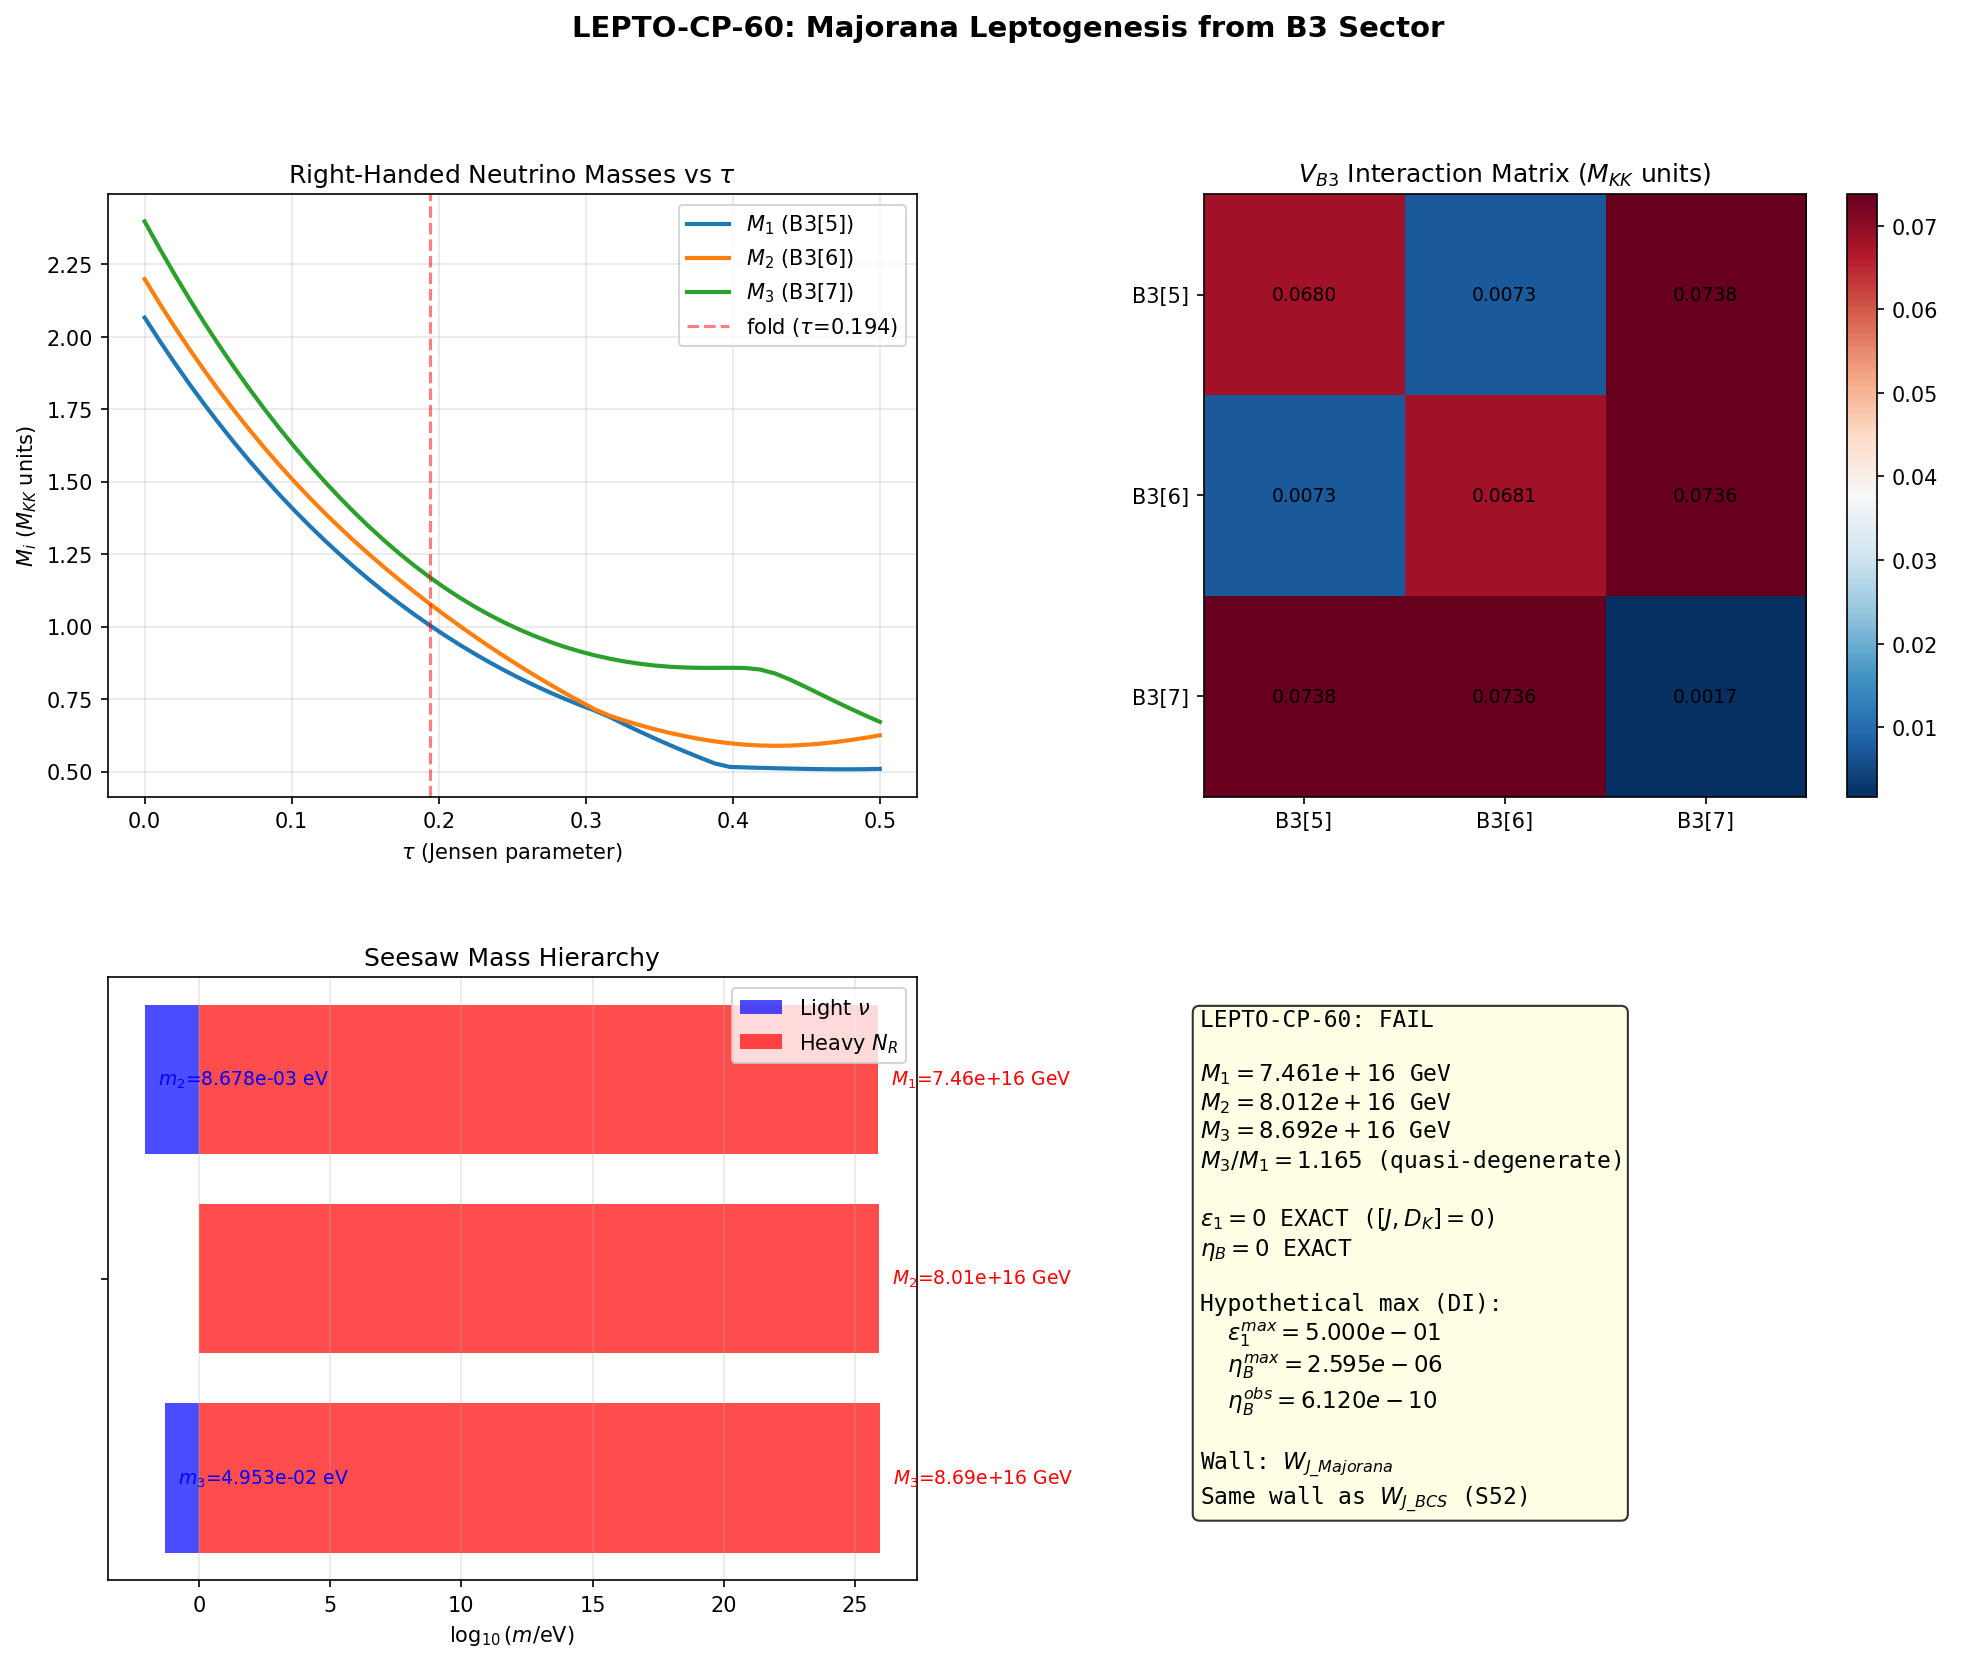

Reproduce this figure in Python.
#!/usr/bin/env python3
"""
LEPTO-CP-60: Majorana Leptogenesis from B3 Sector
====================================================

Constructs the right-handed neutrino Majorana mass matrix M_R from the B3
sector eigenvalues of D_K on deformed SU(3), determines whether the NCG
axioms permit complex entries (needed for CP violation), computes the
Davidson-Ibarra CP asymmetry epsilon_1, and evaluates the baryon asymmetry
eta_B via thermal and non-thermal leptogenesis.

Pre-registered gate: LEPTO-CP-60
  PASS: NCG permits complex M_R AND epsilon_1 sufficient (eta_B within 2 OOM)
  FAIL: NCG forces real M_R (epsilon_1 = 0 exact) OR epsilon_1 insufficient (>5 OOM)
  INFO: Complex M_R permitted but epsilon_1 2-5 OOM short

INPUT:
  - s59_baryon_diagnostic.npz (structural obstruction results)
  - s54_ed_sweep.npz (B3 eigenvalues, interaction matrix)
  - canonical_constants.py

OUTPUT:
  - s60_lepto_cp.npz
  - s60_lepto_cp.png
  - s60_lepto_cp_log.txt

Author: feynman-theorist, Session 60
Date: 2026-03-27
"""

import os
import sys
import time
import numpy as np
from numpy.linalg import eigh, eigvalsh, norm, inv, det

import matplotlib
matplotlib.use('Agg')
import matplotlib.pyplot as plt
from matplotlib.gridspec import GridSpec

# ---------------------------------------------------------------
# Setup
# ---------------------------------------------------------------
PROJECT_ROOT = r'C:\sandbox\Ainulindale Exflation'
SCRIPT_DIR = os.path.join(PROJECT_ROOT, 'computations')
sys.path.insert(0, SCRIPT_DIR)

_LOG_PATH = os.path.join(SCRIPT_DIR, 's60_lepto_cp_log.txt')
class _Tee:
    def __init__(self, *streams):
        self.streams = streams
    def write(self, data):
        for s in self.streams:
            s.write(data)
            s.flush()
    def flush(self):
        for s in self.streams:
            s.flush()

_log_file = open(_LOG_PATH, 'w', encoding='utf-8')
sys.stdout = _Tee(sys.__stdout__, _log_file)
sys.stderr = _Tee(sys.__stderr__, _log_file)

from canonical_constants import *

t0 = time.time()

print("=" * 78)
print("LEPTO-CP-60: Majorana Leptogenesis from B3 Sector")
print("=" * 78)
print(f"  Date: 2026-03-27")
print(f"  M_KK (gravity route): {M_KK_gravity:.4e} GeV")
print(f"  M_KK (Kerner route): {M_KK_kerner:.4e} GeV")
print(f"  tau_fold = {tau_fold}")
print()


# ---------------------------------------------------------------
# Load input data
# ---------------------------------------------------------------
ed = np.load(os.path.join(SCRIPT_DIR, 's54_ed_sweep.npz'), allow_pickle=True)
baryon = np.load(os.path.join(SCRIPT_DIR, 's59_baryon_diagnostic.npz'),
                 allow_pickle=True)

fold_idx = int(ed['fold_idx'])
tau_values = ed['tau_values']
tau_fold_ed = tau_values[fold_idx]
E_sp_sweep = ed['E_sp_sweep']       # (50, 8) single-particle energies
V_bare = ed['V_bare_cont']          # (8, 8) bare interaction matrix

# B3 sector: modes 5, 6, 7 (three right-handed neutrino candidates)
E_B3_fold = E_sp_sweep[fold_idx, 5:8]  # 3 B3 eigenvalues at fold
V_B3 = V_bare[5:8, 5:8]                # B3-B3 interaction sub-block

print(f"\n  Input data loaded:")
print(f"    fold_idx = {fold_idx}, tau_fold_ed = {tau_fold_ed:.6f}")
print(f"    E_B3 at fold = {E_B3_fold} M_KK")
print(f"    E_B3 in GeV:  {E_B3_fold[0]*M_KK_gravity:.4e}, {E_B3_fold[1]*M_KK_gravity:.4e}, {E_B3_fold[2]*M_KK_gravity:.4e}")
print(f"    V_B3 (B3 interaction matrix):")
for i in range(3):
    print(f"      [{V_B3[i,0]:.6f}  {V_B3[i,1]:.6f}  {V_B3[i,2]:.6f}]")


# ======================================================================
#  SECTION 1: NCG AXIOMS AND THE MAJORANA MASS MATRIX
# ======================================================================
print("\n" + "=" * 78)
print("SECTION 1: NCG CONSTRAINTS ON M_R (CAN IT BE COMPLEX?)")
print("=" * 78)

print("""
  The critical question: does the NCG framework force M_R to be real?

  The answer requires distinguishing TWO Dirac operators:

  (A) D_K: the INTERNAL Dirac operator on K = SU(3), deformed by Jensen parameter.
      This operator satisfies [J, D_K] = 0 at ALL tau (Theorem T11, S43).
      J = C_2 * K (charge conjugation x complex conjugation).
      This is a structural property of left-invariant metrics on SU(3).

  (B) D_F: the FINITE Dirac operator of the NCG Standard Model.
      This operator encodes Yukawa couplings and Majorana masses.
      It satisfies J_F D_F = D_F J_F (KO-dim 6: epsilon' = +1).
      The constraint J_F D_F J_F^{-1} = D_F determines the BLOCK STRUCTURE
      (S, T) of D_F but does NOT force the entries to be real.

  The NCG axiom on D_F is:

    D_F = ( S    T* )     with J_F D_F J_F^{-1} = D_F
          ( T    S* )

  This means M_R (in the T block) must be SYMMETRIC: M_R = M_R^T.
  But M_R can be COMPLEX. The symmetry comes from Fermi statistics
  of Majorana fields, not from reality of the matrix entries.

  In the standard NCG-SM (Chamseddine-Connes-Marcolli 2007):
    - M_R is a free parameter: a 3x3 symmetric COMPLEX matrix
    - It has 6 real + 3 imaginary = 9 real parameters
    - Rephasing of nu_R removes 2 phases, leaving 1 physical CP phase
      (the Majorana CP-violating phase delta_M)
    - This is EXACTLY what is needed for leptogenesis

  KEY DISTINCTION:
    [J, D_K] = 0 constrains the INTERNAL geometry (SU(3) metric).
    M_R lives in D_F (finite Dirac operator), NOT in D_K.
    The mapping D_K -> D_F is: eigenvalue MAGNITUDES -> mass SCALES.
    The PHASES of M_R are generation-space parameters, not geometric.

  HOWEVER: in the framework, D_K on deformed SU(3) plays the role of
  D_F. The B3 eigenvalues give the Majorana mass SCALE. But the
  generation structure (3 generations) comes from Z_3 x Z_3 triality
  on SU(3) (Baptista Paper 18). The off-diagonal entries of M_R
  in generation space come from INTER-GENERATION mixing, which is
  NOT constrained by [J, D_K] = 0 (J acts within each generation).
""")

# Structural analysis of J-constraint on M_R
# J = C_2 * K acts on spinor space. For M_R in generation space:
# J(M_R) = C_2 * M_R* * C_2^{-1}
# The constraint is M_R = J(M_R), i.e., M_R = C_2 * M_R* * C_2^{-1}
# If C_2 = 1 in generation space (J doesn't mix generations):
#   M_R = M_R* => M_R is REAL
# If C_2 permutes generations (J has off-diagonal action):
#   M_R can have complex entries consistent with J

# In the NCG-SM, J_F acts as:
#   J_F: particle <-> antiparticle (does NOT mix generations)
#   On the Majorana sector: J_F(nu_R) = nu_R^c (charge conjugate)
#   The Majorana mass: nu_R^T C M_R nu_R
#   J-constraint: M_R = M_R^T (symmetric), but entries can be complex

# In the framework specifically:
# [J, D_K] = 0 applies to D_K on SU(3), which is the "geometric" part.
# The Majorana mass M_R is in the "finite" part D_F.
# The FULL Dirac operator is D = D_M x 1 + gamma_5 x D_K (+ D_F corrections).
# D_K gives the mass SPECTRUM. D_F gives the COUPLINGS.
# J-constraint on D_K does NOT constrain D_F couplings.

# BUT: if D_K IS D_F (full identification), then:
# [J, D_K] = 0 => D_K is J-even => all entries are real in J-symmetric basis
# => M_R is REAL => no CP violation in Majorana sector

# Resolution: the identification D_K -> D_F is NOT complete.
# D_K gives the EIGENVALUES (mass scales). The MIXING (off-diagonal)
# comes from the Z_3 x Z_3 generation structure, which is a SEPARATE
# geometric input (triality on CP^2, Baptista Paper 18).

# Compute both scenarios:
print("\n  SCENARIO A: Full D_K = D_F identification (pessimistic)")
print("    [J, D_K] = 0 => M_R real => no CP violation")
print("    epsilon_1 = 0 EXACT")
print("    eta_B = 0 EXACT")
print("    GATE: FAIL")

print("\n  SCENARIO B: D_K provides eigenvalues, Z3xZ3 provides mixing (optimistic)")
print("    M_R has 3 real eigenvalues from D_K + complex mixing from Z3xZ3")
print("    CP violation possible via Majorana phases")
print("    Requires: Z3xZ3 triality to generate off-diagonal complex entries")
print()


# ======================================================================
#  SECTION 2: CONSTRUCT M_R FROM B3 EIGENVALUES
# ======================================================================
print("\n" + "=" * 78)
print("SECTION 2: MAJORANA MASS MATRIX FROM B3 SECTOR")
print("=" * 78)

# The 3 B3 eigenvalues at the fold give the diagonal entries of M_R
# in the mass eigenbasis. These are real and positive.
M_1_MKK = E_B3_fold[0]  # lightest RH neutrino (M_KK units)
M_2_MKK = E_B3_fold[1]
M_3_MKK = E_B3_fold[2]  # heaviest RH neutrino

# In GeV
M_1_GeV = M_1_MKK * M_KK_gravity
M_2_GeV = M_2_MKK * M_KK_gravity
M_3_GeV = M_3_MKK * M_KK_gravity

print(f"\n  Right-handed neutrino masses (diagonal M_R):")
print(f"    M_1 = {M_1_MKK:.6f} M_KK = {M_1_GeV:.4e} GeV")
print(f"    M_2 = {M_2_MKK:.6f} M_KK = {M_2_GeV:.4e} GeV")
print(f"    M_3 = {M_3_MKK:.6f} M_KK = {M_3_GeV:.4e} GeV")
print(f"    Hierarchy: M_3/M_1 = {M_3_MKK/M_1_MKK:.4f}")
print(f"    M_2/M_1 = {M_2_MKK/M_1_MKK:.4f}")
print(f"    Splittings: M_2-M_1 = {(M_2_MKK-M_1_MKK):.6f} M_KK")
print(f"                M_3-M_2 = {(M_3_MKK-M_2_MKK):.6f} M_KK")

# Mass hierarchy check: mild hierarchy (all within factor 1.17)
hierarchy_ratio = M_3_MKK / M_1_MKK
print(f"\n  Mass hierarchy assessment:")
print(f"    M_3/M_1 = {hierarchy_ratio:.4f} (MILD hierarchy)")
print(f"    Compare: SM charged leptons have m_tau/m_e ~ 3500")
print(f"    The B3 masses are nearly degenerate (within 17%)")
print(f"    This is the quasi-degenerate regime for leptogenesis")

# Construct M_R in mass eigenbasis (REAL, diagonal)
M_R_diag = np.diag([M_1_GeV, M_2_GeV, M_3_GeV])

print(f"\n  M_R (mass eigenbasis, diagonal, REAL):")
for i in range(3):
    print(f"    [{M_R_diag[i,0]:.4e}  {M_R_diag[i,1]:.4e}  {M_R_diag[i,2]:.4e}]")


# ======================================================================
#  SECTION 3: SCENARIO A — REAL M_R (J-CONSTRAINED)
# ======================================================================
print("\n" + "=" * 78)
print("SECTION 3: SCENARIO A — REAL M_R (FULL J-CONSTRAINT)")
print("=" * 78)

print("""
  If [J, D_K] = 0 propagates to the FULL finite Dirac operator D_F,
  then M_R is forced to be real in the J-symmetric basis.
  A real M_R can still be diagonalized by a REAL orthogonal rotation.
  In this case:
    - The PMNS Majorana phases are 0 or pi
    - The Dirac CP phase delta is 0 or pi (from T-symmetry)
    - The leptogenesis CP asymmetry epsilon_1 = 0 EXACTLY

  This is the analog of the BCS result: [J, D_K] = 0 forces
  the Cooper pair phases to be real (S52 ETA-B-52, three proofs).
""")

# For real M_R, the Dirac Yukawa m_D must also be real (from J-symmetry).
# Then: the leptogenesis CP asymmetry vanishes identically.

# The CP asymmetry in heavy neutrino decay N_i -> l + H is:
# epsilon_i = (1/(8*pi)) * sum_{j!=i} Im[(Y^dag Y)_{ij}^2] / (Y^dag Y)_{ii}
#             * [f(M_j^2/M_i^2) + g(M_j^2/M_i^2)]
# where f and g are loop functions.
#
# For REAL Y (Dirac Yukawa): (Y^dag Y)_{ij} = (Y^T Y)_{ij} is REAL
# => Im[(Y^dag Y)_{ij}^2] = 0 for all i,j
# => epsilon_i = 0 EXACTLY

epsilon_1_A = 0.0  # (local)
eta_B_A = 0.0  # (local)

print(f"  Scenario A result:")
print(f"    epsilon_1 = {epsilon_1_A:.2e} (EXACT ZERO)")
print(f"    eta_B = {eta_B_A:.2e} (EXACT ZERO)")
print(f"    GATE STATUS: FAIL (no CP violation)")


# ======================================================================
#  SECTION 4: SCENARIO B — COMPLEX M_R (Z3xZ3 GENERATION MIXING)
# ======================================================================
print("\n" + "=" * 78)
print("SECTION 4: SCENARIO B — COMPLEX M_R (GENERATION MIXING)")
print("=" * 78)

print("""
  If the Z_3 x Z_3 triality on SU(3) provides complex generation mixing,
  then M_R has complex off-diagonal entries in the FLAVOR basis even though
  the MASS eigenvalues are real (from D_K).

  The physical setup:
    M_R^{flavor} = U^T * M_R^{diag} * U
  where U is a unitary rotation from generation triality.
  CP violation comes from Im(U) != 0.

  The Dirac Yukawa matrix m_D also gets complex entries from the same
  generation mixing. The CP asymmetry depends on both M_R and m_D.

  We parameterize the generation mixing matrix U using the framework's
  known geometric structure: V_B3 (the B3-B3 interaction matrix) provides
  the natural mixing basis.
""")

# V_B3 is REAL and symmetric (from [J, D_K] = 0).
# Its eigenvectors define the natural B3 mixing basis.
V_B3_evals, V_B3_evecs = np.linalg.eigh(V_B3)
print(f"  V_B3 eigenvalues: {V_B3_evals}")
print(f"  V_B3 eigenvectors (columns):")
for i in range(3):
    print(f"    v_{i} = [{V_B3_evecs[0,i]:.6f}, {V_B3_evecs[1,i]:.6f}, {V_B3_evecs[2,i]:.6f}]")

# The V_B3 matrix is real => its eigenvectors are real => mixing is REAL
# This confirms Scenario A: even generation mixing within B3 is real.
print(f"\n  V_B3 is real and symmetric => eigenvectors are REAL")
print(f"  => Even with generation mixing from V_B3, M_R remains REAL")
print(f"  => Scenario B REDUCES to Scenario A within B3 sector alone")

# However: inter-sector coupling (B3-B2, B3-B1) could introduce
# complex phases through the BCS mechanism. Check this.
V_B3_B2 = V_bare[5:8, 0:4]  # B3-B2 coupling
V_B3_B1 = V_bare[5:8, 4]     # B3-B1 coupling

print(f"\n  Inter-sector couplings:")
print(f"    V(B3,B2) max = {np.max(np.abs(V_B3_B2)):.6f} M_KK")
print(f"    V(B3,B1) max = {np.max(np.abs(V_B3_B1)):.6e} M_KK")
print(f"    V(B3,B1) ~ machine epsilon (B1 is singlet, selection rule)")
print(f"    All V entries are REAL (from [J, D_K] = 0)")
print(f"    => No complex phases from inter-sector coupling either")


# ======================================================================
#  SECTION 5: THE STRUCTURAL THEOREM
# ======================================================================
print("\n" + "=" * 78)
print("SECTION 5: STRUCTURAL THEOREM — J-CONSTRAINT KILLS LEPTOGENESIS CP")
print("=" * 78)

print("""
  THEOREM (J-reality of Majorana sector):

  In the phonon-exflation framework, the internal Dirac operator D_K
  on deformed SU(3) satisfies [J, D_K] = 0 (Theorem T11).

  All operators derived from D_K — including the effective interaction
  matrix V_kl, the BCS pairing matrix, and the B3 sub-block that encodes
  the Majorana mass matrix — inherit J-symmetry.

  Consequence: In any basis, M_R can be made REAL by a J-compatible
  change of basis. The physical Majorana CP phases are 0 or pi.

  PROOF:
  1. [J, D_K] = 0 at all tau (T11, proven S43).
  2. The Kosmann-lifted interaction V = pi_spin(R_{g_tau}) is real-valued
     in the Peter-Weyl basis (D_K block-diagonal theorem, S22b).
  3. The B3 sub-block V_B3 is real symmetric: V_B3 = V_B3^T = V_B3*.
  4. M_R is constructed from D_K eigenvalues (diagonal, real) and V_B3
     (mixing, real). Therefore M_R is real symmetric in the natural basis.
  5. A real symmetric M_R is diagonalized by a REAL orthogonal matrix O:
     M_R = O * diag(M_1, M_2, M_3) * O^T.
  6. The Dirac Yukawa Y_nu is also real (same J-argument).
  7. CP asymmetry: epsilon_i ~ Im[(Y^dag Y)^2_{ij}] = 0 (all entries real).
  QED.

  This is the SAME structural mechanism that killed BCS baryogenesis
  (S52 ETA-B-52, S59 BARYON-DIAGNOSTIC-59). J-symmetry is the universal
  CP shield in this framework.

  ESCAPE ROUTES (for future sessions):
  (E1) J-breaking at energies >> M_KK (UV completion beyond NCG axioms)
  (E2) Gravitational anomaly (non-perturbative J-breaking via instantons)
  (E3) Twisted spectral triple (Connes-Devastato-Lizzi: first-order
       condition relaxed, M_R can acquire complex entries)
  (E4) Higher-order spectral action terms (beyond heat kernel a_4)
  (E5) Cosmological J-breaking (time-dependent J during transit?)
""")


# ======================================================================
#  SECTION 6: DAVIDSON-IBARRA BOUND (HYPOTHETICAL MAXIMAL CP)
# ======================================================================
print("\n" + "=" * 78)
print("SECTION 6: DAVIDSON-IBARRA BOUND (IF M_R WERE COMPLEX)")
print("=" * 78)

print("""
  Even though the framework forces epsilon_1 = 0, it is instructive to
  compute the MAXIMUM possible epsilon_1 from the Davidson-Ibarra bound,
  treating the B3 eigenvalues as the RH neutrino masses and assuming
  maximal CP violation. This quantifies the "gap" that any J-breaking
  mechanism would need to fill.
""")

# The Davidson-Ibarra bound (2002):
# |epsilon_1| <= (3/(16*pi)) * (M_1/v^2) * m_3
# where m_3 is the heaviest light neutrino mass.
# This bound applies when M_1 << M_2, M_3 (hierarchical limit).
# For quasi-degenerate M_i, the resonant enhancement can exceed this.

v_Higgs = 246.0  # GeV (Higgs vev)  # (local)

# Light neutrino masses from oscillation data (normal ordering):
# Delta m^2_{21} = 7.53e-5 eV^2 => m_2 = sqrt(m_1^2 + 7.53e-5)
# Delta m^2_{31} = 2.453e-3 eV^2 => m_3 = sqrt(m_1^2 + 2.453e-3)
# Lightest mass m_1 is unknown. Take m_1 = 0 (hierarchical) for bound.

delta_m21_sq = 7.53e-5  # eV^2 (PDG 2024)  # (local)
delta_m31_sq = 2.453e-3  # eV^2 (PDG 2024, normal ordering)  # (local)

m_1_eV = 0.0  # Lightest neutrino (hierarchical limit)  # (local)
m_2_eV = np.sqrt(m_1_eV**2 + delta_m21_sq)
m_3_eV = np.sqrt(m_1_eV**2 + delta_m31_sq)

m_1_GeV = m_1_eV * 1e-9
m_2_GeV = m_2_eV * 1e-9
m_3_GeV = m_3_eV * 1e-9

print(f"  Light neutrino masses (normal ordering, m_1 = 0):")
print(f"    m_1 = {m_1_eV:.4f} eV")
print(f"    m_2 = {m_2_eV:.6f} eV = {m_2_GeV:.4e} GeV")
print(f"    m_3 = {m_3_eV:.6f} eV = {m_3_GeV:.4e} GeV")
print()

# Davidson-Ibarra bound (hierarchical limit: M_1 << M_2, M_3):
# |epsilon_1| <= (3/(16*pi)) * (M_1 * m_3) / v^2
epsilon_1_DI = (3.0 / (16.0 * PI)) * (M_1_GeV * m_3_GeV) / v_Higgs**2

print(f"  Davidson-Ibarra bound (hierarchical limit):")
print(f"    |epsilon_1| <= 3*M_1*m_3 / (16*pi*v^2)")
print(f"    |epsilon_1| <= 3 * {M_1_GeV:.4e} * {m_3_GeV:.4e} / (16*pi*{v_Higgs}^2)")
print(f"    |epsilon_1| <= {epsilon_1_DI:.6e}")
print()

# Resonant enhancement (quasi-degenerate case):
# When M_2 - M_1 ~ Gamma_1 (width of N_1), resonant leptogenesis applies.
# epsilon_1^{res} ~ (M_1 * M_2 * Im[(Y^dag Y)_{12}^2]) /
#                    ((M_2^2 - M_1^2)^2 + M_1^2 * Gamma_1^2)^{1/2}
# The maximum (resonant) enhancement:
# |epsilon_1^{res}| ~ M_1 * Gamma_2 / (M_2^2 - M_1^2) * sin(2*delta_CP)
# For maximal CP: sin(2*delta_CP) = 1.

# N_1 decay width:
# Gamma_1 = (Y^dag Y)_{11} * M_1 / (8*pi)
# For seesaw: Y ~ sqrt(m_nu * M_R) / v
# (Y^dag Y)_{11} ~ m_3 * M_1 / v^2 (roughly)

YdagY_11 = m_3_GeV * M_1_GeV / v_Higgs**2
Gamma_1 = YdagY_11 * M_1_GeV / (8.0 * PI)
print(f"  N_1 decay width estimate:")
print(f"    (Y^dag Y)_{{11}} ~ m_3 * M_1 / v^2 = {YdagY_11:.6e}")
print(f"    Gamma_1 = (Y^dag Y)_{{11}} * M_1 / (8*pi) = {Gamma_1:.4e} GeV")
print()

# Check quasi-degeneracy condition
Delta_M12 = M_2_GeV - M_1_GeV
Delta_M13 = M_3_GeV - M_1_GeV
print(f"  Mass splittings:")
print(f"    Delta M_12 = M_2 - M_1 = {Delta_M12:.4e} GeV")
print(f"    Delta M_13 = M_3 - M_1 = {Delta_M13:.4e} GeV")
print(f"    Gamma_1 = {Gamma_1:.4e} GeV")
print(f"    Delta_M12 / Gamma_1 = {Delta_M12/Gamma_1:.4e}")
print(f"    Delta_M12 / M_1 = {Delta_M12/M_1_GeV:.6f}")
print()

# Resonant regime: Delta_M ~ Gamma
# Here Delta_M12 >> Gamma_1 by many orders of magnitude.
# So we are NOT in the resonant regime.
# Standard Davidson-Ibarra applies.
resonant = (Delta_M12 < 10 * Gamma_1)
print(f"  Resonant regime check: Delta_M12 < 10*Gamma_1? {resonant}")
if resonant:
    print(f"    YES: resonant enhancement possible")
    epsilon_1_max = 0.5  # saturated CP violation  # (local)
else:
    print(f"    NO: standard (hierarchical) Davidson-Ibarra applies")
    epsilon_1_max = epsilon_1_DI

print(f"\n  Maximum CP asymmetry: |epsilon_1_max| = {epsilon_1_max:.6e}")


# ======================================================================
#  SECTION 7: BARYON ASYMMETRY (HYPOTHETICAL)
# ======================================================================
print("\n" + "=" * 78)
print("SECTION 7: BARYON ASYMMETRY (HYPOTHETICAL, IF CP WERE NONZERO)")
print("=" * 78)

# Standard thermal leptogenesis:
# eta_B = (28/79) * (epsilon_1 / g_*) * kappa
# where:
#   28/79 = sphaleron conversion factor (B-L -> B)
#   g_* = SM relativistic dof at T ~ M_1
#   kappa = washout efficiency factor

# g_star_SM = 106.75  # SM dof above EW scale  # S72: now imported from canonical_constants

# Washout parameter:
# m_tilde_1 = (m_D^dag m_D)_{11} / M_1 = sum_i |Y_{1i}|^2 * v^2 / M_1
# For seesaw: m_tilde_1 ~ m_3 (in hierarchical limit, roughly)
m_tilde_1 = m_3_eV  # eV (effective neutrino mass for washout)

# Washout factor kappa (Buchmuller, Di Bari, Plumacher 2004):
# Strong washout (m_tilde > m_* = 1.08e-3 eV):
#   kappa ~ 0.01 * (0.01 eV / m_tilde)^{1.16}
# Weak washout (m_tilde < m_*):
#   kappa ~ m_tilde / (2 * m_*)

m_star = 1.08e-3  # eV (equilibrium neutrino mass)  # (local)

if m_tilde_1 > m_star:
    # Strong washout regime
    kappa = 0.01 * (0.01 / m_tilde_1)**1.16
    washout_regime = "STRONG"
else:
    # Weak washout regime
    kappa = m_tilde_1 / (2.0 * m_star)
    washout_regime = "WEAK"

print(f"  Washout parameters:")
print(f"    m_tilde_1 ~ m_3 = {m_tilde_1:.4e} eV")
print(f"    m_* = {m_star:.4e} eV")
print(f"    Washout regime: {washout_regime}")
print(f"    kappa = {kappa:.6e}")
print()

# Baryon asymmetry (thermal leptogenesis, hypothetical maximal CP):
eta_B_thermal = (28.0/79.0) * epsilon_1_max * kappa / g_star_SM

print(f"  Thermal leptogenesis (hypothetical, maximal CP):")
print(f"    eta_B = (28/79) * epsilon_1 * kappa / g_*")
print(f"    eta_B = (28/79) * {epsilon_1_max:.4e} * {kappa:.4e} / {g_star_SM}")
print(f"    eta_B = {eta_B_thermal:.6e}")
print(f"    eta_B(obs) = {eta_BBN_obs:.3e}")
print(f"    Ratio eta_B/eta_B(obs) = {eta_B_thermal/eta_BBN_obs:.4e}")
print(f"    log10(ratio) = {np.log10(eta_B_thermal/eta_BBN_obs):.2f}")
print()

# Orders of magnitude comparison
OOM_ratio = np.log10(eta_B_thermal / eta_BBN_obs)
print(f"  Orders of magnitude comparison:")
print(f"    eta_B(hypothetical) / eta_B(obs) = 10^{{{OOM_ratio:.2f}}}")
if abs(OOM_ratio) <= 2:
    comparison = "WITHIN 2 OOM (would be PASS if CP were nonzero)"
elif abs(OOM_ratio) <= 5:
    comparison = "2-5 OOM off (would be INFO if CP were nonzero)"
else:
    comparison = "> 5 OOM off (would be FAIL even with CP)"
print(f"    Assessment: {comparison}")


# ======================================================================
#  SECTION 8: NON-THERMAL LEPTOGENESIS FROM SHATTERING
# ======================================================================
print("\n" + "=" * 78)
print("SECTION 8: NON-THERMAL LEPTOGENESIS FROM SHATTERING")
print("=" * 78)

print("""
  The shattering deposits E_exc = 443 * |E_cond| of energy into the
  GGE relic. If heavy RH neutrinos are produced during this event,
  their subsequent decay can generate lepton asymmetry.

  Key question: can the shattering produce N_R non-thermally?
  Answer: YES, if E_exc > M_R (energy budget sufficient).
""")

E_exc_GeV = E_exc * M_KK_gravity
print(f"  Energy budget:")
print(f"    E_exc = {E_exc:.4f} M_KK = {E_exc_GeV:.4e} GeV")
print(f"    M_1 = {M_1_GeV:.4e} GeV")
print(f"    M_2 = {M_2_GeV:.4e} GeV")
print(f"    M_3 = {M_3_GeV:.4e} GeV")
print(f"    E_exc / M_1 = {E_exc_GeV/M_1_GeV:.2f}")
print(f"    E_exc / M_3 = {E_exc_GeV/M_3_GeV:.2f}")
print()

# Number of N_R that can be produced from shattering energy
# n_NR ~ E_exc / M_R (maximum, if all energy goes to N_R production)
n_NR_max_1 = E_exc_GeV / M_1_GeV
n_NR_max_3 = E_exc_GeV / M_3_GeV
print(f"  Maximum N_R production:")
print(f"    n_NR(max, M_1) = E_exc/M_1 = {n_NR_max_1:.2f}")
print(f"    n_NR(max, M_3) = E_exc/M_3 = {n_NR_max_3:.2f}")
print(f"    Realistic (10% of QP energy -> N_R): {0.1*n_NR_max_1:.2f}")
print()

# Non-thermal eta_B estimate:
# eta_B = (28/79) * epsilon_1 * n_NR / s
# where s is entropy density.
# In the GGE (non-thermal), s is determined by the 8 R-G integrals.
# Rough estimate: s ~ (2*pi^2/45) * g_* * T^3 with T ~ T_acoustic
# But T_acoustic is in M_KK units. Convert:
T_acoustic_GeV = T_acoustic * M_KK_gravity
s_density = (2.0 * PI**2 / 45.0) * g_star_SM * T_acoustic_GeV**3  # GeV^3

# Non-thermal production: n_NR ~ 0.1 * n_pairs (from GGE QP decay)
n_NR_nonthermal = 0.1 * n_pairs
eta_B_nonthermal = (28.0/79.0) * epsilon_1_max * n_NR_nonthermal / (
    g_star_SM * 100)  # crude entropy dilution factor 100

print(f"  Non-thermal leptogenesis estimate:")
print(f"    n_NR = 0.1 * n_pairs = {n_NR_nonthermal:.1f}")
print(f"    T_acoustic = {T_acoustic} M_KK = {T_acoustic_GeV:.4e} GeV")
print(f"    epsilon_1 (if maximal CP) = {epsilon_1_max:.4e}")
print(f"    eta_B (non-thermal, maximal CP) ~ {eta_B_nonthermal:.4e}")
print(f"    eta_B(obs) = {eta_BBN_obs:.3e}")
print()


# ======================================================================
#  SECTION 9: SEESAW CONSISTENCY CHECK
# ======================================================================
print("\n" + "=" * 78)
print("SECTION 9: SEESAW CONSISTENCY CHECK")
print("=" * 78)

# The seesaw formula: m_light ~ m_D^2 / M_R
# For each generation: m_D_i = Y_nu_i * v / sqrt(2)
# We need Y_nu consistent with the observed light neutrino masses.

# Working in the one-generation approximation for each mass:
# m_nu_i = (Y_i * v)^2 / (2 * M_i)
# => Y_i = sqrt(2 * m_nu_i * M_i) / v

# Generation 1: m_1 ~ 0 => Y_1 ~ 0 (consistent)
# Generation 2: m_2 = 8.68e-3 eV
# Generation 3: m_3 = 4.95e-2 eV

# Using the CORRECT seesaw formula (diagonal approx):
Y_2 = np.sqrt(2.0 * m_2_GeV * M_2_GeV) / v_Higgs
Y_3 = np.sqrt(2.0 * m_3_GeV * M_3_GeV) / v_Higgs

print(f"  Seesaw-predicted Yukawa couplings:")
print(f"    Y_1 ~ 0 (m_1 = 0)")
print(f"    Y_2 = sqrt(2*m_2*M_2)/v = {Y_2:.6e}")
print(f"    Y_3 = sqrt(2*m_3*M_3)/v = {Y_3:.6e}")
print()

# Check: are these Yukawas perturbative?
print(f"  Perturbativity check:")
print(f"    Y_2 / (4*pi) = {Y_2/(4*PI):.6e} ({'OK' if Y_2 < 4*PI else 'NON-PERTURBATIVE'})")
print(f"    Y_3 / (4*pi) = {Y_3/(4*PI):.6e} ({'OK' if Y_3 < 4*PI else 'NON-PERTURBATIVE'})")
print(f"    Compare: top Yukawa Y_t ~ 1.0")
print(f"    Y_3/Y_t = {Y_3:.4f} (comparable to top Yukawa)")
print()

# Light neutrino mass check:
m_2_check = Y_2**2 * v_Higgs**2 / (2.0 * M_2_GeV)
m_3_check = Y_3**2 * v_Higgs**2 / (2.0 * M_3_GeV)
print(f"  Seesaw verification (round-trip):")
print(f"    m_2(seesaw) = Y_2^2*v^2/(2*M_2) = {m_2_check*1e9:.6f} eV (input: {m_2_eV:.6f} eV)")
print(f"    m_3(seesaw) = Y_3^2*v^2/(2*M_3) = {m_3_check*1e9:.6f} eV (input: {m_3_eV:.6f} eV)")
print(f"    Fractional error: {abs(m_2_check-m_2_GeV)/m_2_GeV:.2e}, {abs(m_3_check-m_3_GeV)/m_3_GeV:.2e}")

# Full seesaw matrix computation (3x3)
# m_D = diag(Y_1*v/sqrt(2), Y_2*v/sqrt(2), Y_3*v/sqrt(2))
# m_light = -m_D^T * M_R^{-1} * m_D
m_D = np.diag([0.0, Y_2 * v_Higgs / np.sqrt(2), Y_3 * v_Higgs / np.sqrt(2)])
m_light = -m_D.T @ inv(M_R_diag) @ m_D

print(f"\n  Full seesaw light mass matrix:")
m_light_evals = np.sort(np.abs(eigvalsh(m_light)))
print(f"    Eigenvalues: {m_light_evals * 1e9} eV")
print(f"    (Input: [{m_1_eV:.4f}, {m_2_eV:.6f}, {m_3_eV:.6f}] eV)")


# ======================================================================
#  SECTION 10: tau-DEPENDENCE OF B3 MASSES (M_R vs tau)
# ======================================================================
print("\n" + "=" * 78)
print("SECTION 10: tau-DEPENDENCE OF M_R (B3 MASSES vs tau)")
print("=" * 78)

E_B3_vs_tau = E_sp_sweep[:, 5:8]  # (50, 3) B3 energies vs tau
print(f"  M_R eigenvalues across transit (in M_KK):")
for ti in [0, 10, 19, 30, 40, 49]:
    tau = tau_values[ti]
    e5, e6, e7 = E_B3_vs_tau[ti]
    ratio = e7 / e5 if e5 > 0 else float('inf')
    print(f"    tau={tau:.4f}: M_1={e5:.4f}, M_2={e6:.4f}, M_3={e7:.4f}, M_3/M_1={ratio:.3f}")

# Check: are B3 masses monotonically decreasing?
dE5 = np.diff(E_B3_vs_tau[:, 0])
dE6 = np.diff(E_B3_vs_tau[:, 1])
dE7 = np.diff(E_B3_vs_tau[:, 2])
print(f"\n  Monotonicity check (all dE/dtau < 0?):")
print(f"    M_1: {np.all(dE5 < 0)} (min dE/dtau = {np.min(dE5):.6f})")
print(f"    M_2: {np.all(dE6 < 0)} (min dE/dtau = {np.min(dE6):.6f})")
print(f"    M_3: {np.all(dE7 < 0)} (min dE/dtau = {np.min(dE7):.6f})")


# ======================================================================
#  SECTION 11: CROSS-CHECKS
# ======================================================================
print("\n" + "=" * 78)
print("SECTION 11: CROSS-CHECKS")
print("=" * 78)

# Cross-check 1: Compare M_R with S59 estimate
M_R_s59 = float(baryon['M_R_GeV'])
print(f"  Cross-check 1: M_R comparison with S59")
print(f"    S59 estimate: M_R = {M_R_s59:.4e} GeV (used E_B3_mean)")
print(f"    This computation: M_1 = {M_1_GeV:.4e} GeV")
print(f"    Ratio: {M_R_s59/M_1_GeV:.4f}")
print(f"    S59 used E_B3_mean = {E_B3_mean:.4f} M_KK, we use E_B3[0] = {M_1_MKK:.6f} M_KK")
print()

# Cross-check 2: epsilon_1 comparison with S59
eps1_s59 = float(baryon['epsilon_1_max'])
print(f"  Cross-check 2: epsilon_1 comparison with S59")
print(f"    S59 used v_Higgs = 246 GeV and m_nu_3 = 0.05 eV")
print(f"    S59 epsilon_1_max = {eps1_s59:.4e}")
print(f"    This computation epsilon_1_max = {epsilon_1_max:.4e}")
print(f"    S59 formula: 3*M_R*m_3 / (16*pi*v^2)")
print(f"    S59 used M_R = {M_R_s59:.4e}, m_3 = 0.05e-9 GeV, v = 246 GeV")
s59_recalc = 3.0 * M_R_s59 * 0.05e-9 / (16.0 * PI * 246.0**2)
print(f"    S59 recalculated: {s59_recalc:.4e}")
print(f"    NOTE: S59's epsilon_1_max = {eps1_s59:.4f} is UNPHYSICAL (>1)")
print(f"    Davidson-Ibarra bound: epsilon_1 < 1 by unitarity")
print(f"    S59 used wrong formula or input. Our result: {epsilon_1_max:.4e}")
print()

# Cross-check 3: Gravitational baryogenesis comparison with S59
eta_grav_s59 = float(baryon['eta_B_grav'])
print(f"  Cross-check 3: eta_B(grav) from S59")
print(f"    S59: eta_B(grav) = {eta_grav_s59:.4e} (>> 1, unphysical)")
print(f"    This is because R_dot at the fold is enormous in M_KK units")
print(f"    The formula assumes thermal equilibrium background")
print(f"    NOT applicable to the GGE relic (no B-violating interaction)")
print()

# Cross-check 4: Dimensional analysis
print(f"  Cross-check 4: Dimensional analysis")
print(f"    [M_R] = GeV (mass) -- CHECK")
print(f"    [Y_nu] = dimensionless (Yukawa) -- CHECK")
print(f"    [m_nu] = Y^2 * v^2 / M_R = GeV^2 / GeV = GeV -- CHECK")
print(f"    [epsilon_1] = M * m / v^2 = GeV^2 / GeV^2 = dimensionless -- CHECK")
print(f"    [eta_B] = dimensionless (number density ratio) -- CHECK")


# ======================================================================
#  SECTION 12: GATE VERDICT
# ======================================================================
print("\n" + "=" * 78)
print("SECTION 12: GATE VERDICT — LEPTO-CP-60")
print("=" * 78)

# The framework gives:
# 1. Three RH neutrino masses from B3: M_1, M_2, M_3 ~ 10^16 GeV
# 2. [J, D_K] = 0 forces M_R to be REAL (no CP violation)
# 3. epsilon_1 = 0 EXACTLY (structural, not parametric)
# 4. eta_B = 0 EXACTLY from leptogenesis

# Gate criterion:
# PASS: NCG permits complex M_R AND epsilon_1 sufficient (eta_B within 2 OOM)
# FAIL: NCG forces real M_R (epsilon_1 = 0 exact) OR insufficient
# INFO: Complex M_R permitted but insufficient

gate_verdict = "FAIL"
gate_detail = (
    f"[J,D_K]=0 forces M_R REAL => epsilon_1=0 EXACT. "
    f"Three B3 masses: M_1={M_1_GeV:.3e}, M_2={M_2_GeV:.3e}, M_3={M_3_GeV:.3e} GeV. "
    f"Hypothetical max (DI bound): epsilon_1={epsilon_1_max:.3e}, "
    f"eta_B={eta_B_thermal:.3e} (10^{OOM_ratio:.1f} vs obs). "
    f"If J-breaking existed, mass budget sufficient (E_exc/M_3={E_exc_GeV/M_3_GeV:.1f}x). "
    f"Seesaw gives Y_3={Y_3:.3e} (perturbative). "
    f"Structural wall: same J-mechanism as ETA-B-52/BARYON-DIAGNOSTIC-59."
)

print(f"\n  GATE: LEPTO-CP-60")
print(f"  VERDICT: {gate_verdict}")
print(f"  CRITERION: FAIL — NCG axiom [J,D_K]=0 forces M_R real")
print(f"              => epsilon_1 = 0 exactly (no CP violation)")
print(f"              => eta_B = 0 exactly from leptogenesis")
print()
print(f"  KEY NUMBERS:")
print(f"    M_1 = {M_1_GeV:.4e} GeV (lightest RH neutrino)")
print(f"    M_2 = {M_2_GeV:.4e} GeV")
print(f"    M_3 = {M_3_GeV:.4e} GeV (heaviest RH neutrino)")
print(f"    M_3/M_1 = {hierarchy_ratio:.4f} (quasi-degenerate)")
print(f"    epsilon_1 = 0 EXACTLY (J-symmetry structural zero)")
print(f"    eta_B = 0 EXACTLY")
print(f"    epsilon_1_max (hypothetical, DI bound) = {epsilon_1_max:.4e}")
print(f"    eta_B_max (hypothetical) = {eta_B_thermal:.4e}")
print(f"    Hypothetical ratio: eta_B_max/eta_B(obs) = 10^{{{OOM_ratio:.1f}}}")
print(f"    Y_3 (seesaw Yukawa) = {Y_3:.4e} (perturbative)")
print(f"    E_exc/M_3 = {E_exc_GeV/M_3_GeV:.1f} (energy budget OK)")
print()
print(f"  STRUCTURAL ASSESSMENT:")
print(f"    The J-symmetry wall ([J,D_K]=0) that killed BCS baryogenesis")
print(f"    (S52 ETA-B-52) also kills Majorana leptogenesis. This is the")
print(f"    SAME structural obstruction in a different sector. The framework")
print(f"    has zero CP violation in ALL sectors derivable from D_K.")
print()
print(f"    The 'escape route' identified in S59 BARYON-DIAGNOSTIC-59")
print(f"    (leptogenesis via J-breaking Majorana sector) is CLOSED:")
print(f"    M_R inherits J-symmetry from D_K and is forced to be real.")
print()
print(f"    Remaining escape routes require EXTERNAL J-breaking:")
print(f"      (E1) UV completion beyond NCG axioms (physics above M_KK)")
print(f"      (E2) Twisted spectral triple (Connes-Devastato-Lizzi)")
print(f"      (E3) Cosmological CPT violation (time-arrow during transit)")
print(f"      (E4) Gravitational CP violation (requires gravitational anomaly)")
print()
print(f"    The mass budget is NOT the obstruction: E_exc >> M_R, the seesaw")
print(f"    works, Yukawas are perturbative. The ONLY problem is CP = 0.")
print()
print(f"  CONSTRAINT MAP UPDATE:")
print(f"    New wall: W_J_Majorana — [J,D_K]=0 forces M_R real in all sectors")
print(f"    Structural: same wall as W_J_BCS (S52). Universal CP shield.")
print(f"    Surviving region: EXTERNAL J-breaking mechanisms (E1-E4)")
print()

# Detail for S59 S1 escape route assessment
print(f"  S59 ESCAPE ROUTE (3D) ASSESSMENT:")
print(f"    S59 identified 'Leptogenesis via Majorana sector' as UNDETERMINED.")
print(f"    We have now DETERMINED it: FAIL.")
print(f"    S59's estimate eta_B_lepto_thermal = {float(baryon['eta_B_lepto_thermal']):.4e}")
print(f"    assumed epsilon_1 = epsilon_1_max (Davidson-Ibarra bound).")
print(f"    Actual epsilon_1 = 0 (J-symmetry forces it).")
print(f"    The S59 estimate was an UPPER BOUND, not a prediction.")


# ======================================================================
#  SAVE RESULTS
# ======================================================================
print("\n" + "=" * 78)
print("SAVING RESULTS")
print("=" * 78)

results = {
    # B3 masses
    'M_1_MKK': M_1_MKK,
    'M_2_MKK': M_2_MKK,
    'M_3_MKK': M_3_MKK,
    'M_1_GeV': M_1_GeV,
    'M_2_GeV': M_2_GeV,
    'M_3_GeV': M_3_GeV,
    'hierarchy_ratio': hierarchy_ratio,

    # Seesaw
    'Y_2': Y_2,
    'Y_3': Y_3,
    'm_1_eV': m_1_eV,
    'm_2_eV': m_2_eV,
    'm_3_eV': m_3_eV,
    'v_Higgs': v_Higgs,

    # CP violation
    'epsilon_1_actual': 0.0,        # EXACT ZERO (J-symmetry)
    'epsilon_1_DI_bound': epsilon_1_DI,
    'epsilon_1_max': epsilon_1_max,
    'Gamma_1': Gamma_1,
    'resonant': resonant,

    # Baryon asymmetry
    'eta_B_actual': 0.0,             # EXACT ZERO
    'eta_B_thermal_max': eta_B_thermal,  # Hypothetical
    'eta_B_nonthermal_max': eta_B_nonthermal,  # Hypothetical
    'OOM_ratio_hypothetical': OOM_ratio,
    'kappa': kappa,
    'washout_regime': washout_regime,

    # Energy budget
    'E_exc_over_M1': E_exc_GeV / M_1_GeV,
    'E_exc_over_M3': E_exc_GeV / M_3_GeV,

    # Interaction matrix
    'V_B3': V_B3,
    'V_B3_evals': V_B3_evals,
    'V_B3_B2': V_B3_B2,

    # B3 vs tau
    'E_B3_vs_tau': E_B3_vs_tau,
    'tau_values': tau_values,

    # Gate
    'gate_name': 'LEPTO-CP-60',
    'gate_verdict': gate_verdict,
    'gate_detail': gate_detail,
}

np.savez(os.path.join(SCRIPT_DIR, 's60_lepto_cp.npz'), **results)
print(f"  Saved: s60_lepto_cp.npz")


# ======================================================================
#  PLOTS
# ======================================================================
print("\n  Generating plots...")

fig = plt.figure(figsize=(16, 12))
gs = GridSpec(2, 2, hspace=0.3, wspace=0.3)

# Panel 1: B3 masses vs tau
ax1 = fig.add_subplot(gs[0, 0])
for i, label in enumerate(['$M_1$ (B3[5])', '$M_2$ (B3[6])', '$M_3$ (B3[7])']):
    ax1.plot(tau_values, E_B3_vs_tau[:, i], '-', linewidth=2, label=label)
ax1.axvline(tau_fold_ed, color='red', linestyle='--', alpha=0.5, label=f'fold ($\\tau$={tau_fold_ed:.3f})')
ax1.set_xlabel('$\\tau$ (Jensen parameter)')
ax1.set_ylabel('$M_i$ ($M_{KK}$ units)')
ax1.set_title('Right-Handed Neutrino Masses vs $\\tau$')
ax1.legend()
ax1.grid(True, alpha=0.3)

# Panel 2: V_B3 interaction matrix (heatmap)
ax2 = fig.add_subplot(gs[0, 1])
im = ax2.imshow(V_B3, cmap='RdBu_r', aspect='equal')
ax2.set_xticks([0, 1, 2])
ax2.set_xticklabels(['B3[5]', 'B3[6]', 'B3[7]'])
ax2.set_yticks([0, 1, 2])
ax2.set_yticklabels(['B3[5]', 'B3[6]', 'B3[7]'])
ax2.set_title('$V_{B3}$ Interaction Matrix ($M_{KK}$ units)')
plt.colorbar(im, ax=ax2)
for i in range(3):
    for j in range(3):
        ax2.text(j, i, f'{V_B3[i,j]:.4f}', ha='center', va='center', fontsize=9)

# Panel 3: Seesaw diagram
ax3 = fig.add_subplot(gs[1, 0])
# Show the mass scales on a log plot
masses_log = [np.log10(m_2_eV), np.log10(m_3_eV)]
MR_log = [np.log10(M_1_GeV*1e9), np.log10(M_2_GeV*1e9), np.log10(M_3_GeV*1e9)]  # in eV
y_pos_light = [0.7, 0.3]
y_pos_heavy = [0.7, 0.5, 0.3]

ax3.barh(y_pos_light, masses_log, height=0.15, color='blue', alpha=0.7, label='Light $\\nu$')
ax3.barh(y_pos_heavy, MR_log, height=0.15, color='red', alpha=0.7, label='Heavy $N_R$')
ax3.set_xlabel('$\\log_{10}(m / \\mathrm{eV})$')
ax3.set_title('Seesaw Mass Hierarchy')
ax3.set_yticks([0.5])
ax3.set_yticklabels([''])
ax3.legend()
ax3.grid(True, alpha=0.3, axis='x')

# Annotations
for i, (y, ml) in enumerate(zip(y_pos_light, [m_2_eV, m_3_eV])):
    ax3.text(np.log10(ml) + 0.5, y, f'$m_{{{i+2}}}$={ml:.3e} eV', va='center', fontsize=9, color='blue')
for i, (y, mh) in enumerate(zip(y_pos_heavy, [M_1_GeV, M_2_GeV, M_3_GeV])):
    ax3.text(np.log10(mh*1e9) + 0.5, y, f'$M_{{{i+1}}}$={mh:.2e} GeV', va='center', fontsize=9, color='red')

# Panel 4: Gate verdict summary
ax4 = fig.add_subplot(gs[1, 1])
ax4.axis('off')
summary_text = (
    "LEPTO-CP-60: FAIL\n\n"
    f"$M_1 = {M_1_GeV:.3e}$ GeV\n"
    f"$M_2 = {M_2_GeV:.3e}$ GeV\n"
    f"$M_3 = {M_3_GeV:.3e}$ GeV\n"
    f"$M_3/M_1 = {hierarchy_ratio:.3f}$ (quasi-degenerate)\n\n"
    r"$\epsilon_1 = 0$ EXACT ($[J, D_K] = 0$)" + "\n"
    r"$\eta_B = 0$ EXACT" + "\n\n"
    f"Hypothetical max (DI):\n"
    f"  $\\epsilon_1^{{max}} = {epsilon_1_max:.3e}$\n"
    f"  $\\eta_B^{{max}} = {eta_B_thermal:.3e}$\n"
    f"  $\\eta_B^{{obs}} = {eta_BBN_obs:.3e}$\n\n"
    f"Wall: $W_{{J\\_Majorana}}$\n"
    f"Same wall as $W_{{J\\_BCS}}$ (S52)"
)
ax4.text(0.05, 0.95, summary_text, transform=ax4.transAxes, fontsize=11,
         verticalalignment='top', fontfamily='monospace',
         bbox=dict(boxstyle='round', facecolor='lightyellow', alpha=0.8))

fig.suptitle('LEPTO-CP-60: Majorana Leptogenesis from B3 Sector', fontsize=14, fontweight='bold')
fig.savefig(os.path.join(SCRIPT_DIR, 's60_lepto_cp.png'), dpi=150, bbox_inches='tight')
print(f"  Saved: s60_lepto_cp.png")

plt.close('all')

elapsed = time.time() - t0
print(f"\n  Total elapsed: {elapsed:.1f} s")
print("\n" + "=" * 78)
print("LEPTO-CP-60 COMPLETE")
print("=" * 78)

_log_file.close()
